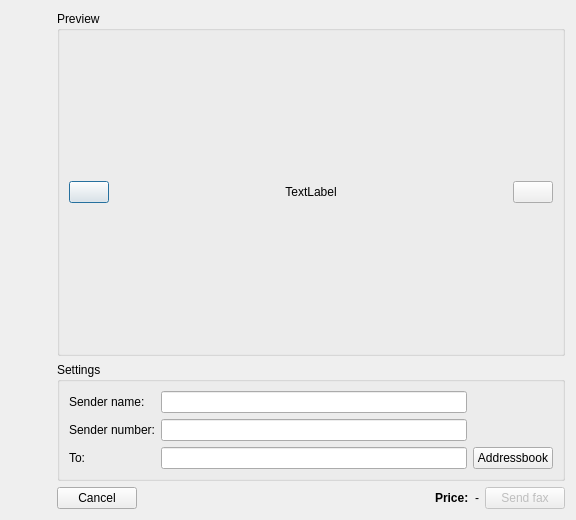
<?xml version="1.0" encoding="UTF-8"?>
<ui version="4.0">
 <class>SendFaxDialog</class>
 <widget class="QDialog" name="SendFaxDialog">
  <property name="enabled">
   <bool>true</bool>
  </property>
  <property name="geometry">
   <rect>
    <x>0</x>
    <y>0</y>
    <width>576</width>
    <height>520</height>
   </rect>
  </property>
  <property name="windowTitle">
   <string>Dialog</string>
  </property>
  <property name="windowIcon">
   <iconset resource="resource.qrc">
    <normaloff>:/icons/res/icons/fax-ico.png</normaloff>:/icons/res/icons/fax-ico.png</iconset>
  </property>
  <property name="locale">
   <locale language="English" country="UnitedStates"/>
  </property>
  <layout class="QHBoxLayout" name="horizontalLayout_4">
   <item>
    <widget class="QStackedWidget" name="stackedWidget">
     <property name="currentIndex">
      <number>1</number>
     </property>
     <widget class="QWidget" name="page">
      <layout class="QGridLayout" name="gridLayout_2">
       <property name="margin">
        <number>0</number>
       </property>
       <item row="0" column="1" colspan="2">
        <spacer name="verticalSpacer_2">
         <property name="orientation">
          <enum>Qt::Vertical</enum>
         </property>
         <property name="sizeHint" stdset="0">
          <size>
           <width>20</width>
           <height>217</height>
          </size>
         </property>
        </spacer>
       </item>
       <item row="1" column="0">
        <spacer name="horizontalSpacer_5">
         <property name="orientation">
          <enum>Qt::Horizontal</enum>
         </property>
         <property name="sizeHint" stdset="0">
          <size>
           <width>231</width>
           <height>29</height>
          </size>
         </property>
        </spacer>
       </item>
       <item row="1" column="1">
        <widget class="QLabel" name="loadingLabel">
         <property name="text">
          <string/>
         </property>
        </widget>
       </item>
       <item row="1" column="2">
        <widget class="QLabel" name="label_8">
         <property name="text">
          <string>Loading...</string>
         </property>
         <property name="alignment">
          <set>Qt::AlignCenter</set>
         </property>
        </widget>
       </item>
       <item row="1" column="3">
        <spacer name="horizontalSpacer_6">
         <property name="orientation">
          <enum>Qt::Horizontal</enum>
         </property>
         <property name="sizeHint" stdset="0">
          <size>
           <width>231</width>
           <height>29</height>
          </size>
         </property>
        </spacer>
       </item>
       <item row="2" column="1" colspan="2">
        <spacer name="verticalSpacer">
         <property name="orientation">
          <enum>Qt::Vertical</enum>
         </property>
         <property name="sizeHint" stdset="0">
          <size>
           <width>20</width>
           <height>217</height>
          </size>
         </property>
        </spacer>
       </item>
      </layout>
     </widget>
     <widget class="QWidget" name="page_2">
      <layout class="QHBoxLayout" name="horizontalLayout_5">
       <property name="margin">
        <number>0</number>
       </property>
       <item>
        <widget class="QLabel" name="label">
         <property name="sizePolicy">
          <sizepolicy hsizetype="Fixed" vsizetype="Preferred">
           <horstretch>0</horstretch>
           <verstretch>0</verstretch>
          </sizepolicy>
         </property>
         <property name="minimumSize">
          <size>
           <width>40</width>
           <height>0</height>
          </size>
         </property>
         <property name="text">
          <string/>
         </property>
         <property name="pixmap">
          <pixmap resource="resource.qrc">:/icons/res/icons/fax-ico.png</pixmap>
         </property>
         <property name="alignment">
          <set>Qt::AlignLeading|Qt::AlignLeft|Qt::AlignTop</set>
         </property>
        </widget>
       </item>
       <item>
        <layout class="QVBoxLayout" name="verticalLayout_3">
         <item>
          <widget class="QGroupBox" name="previewBox">
           <property name="sizePolicy">
            <sizepolicy hsizetype="Expanding" vsizetype="Expanding">
             <horstretch>0</horstretch>
             <verstretch>0</verstretch>
            </sizepolicy>
           </property>
           <property name="title">
            <string>Preview</string>
           </property>
           <property name="checkable">
            <bool>false</bool>
           </property>
           <layout class="QHBoxLayout" name="horizontalLayout_3">
            <item>
             <layout class="QVBoxLayout" name="verticalLayout">
              <item>
               <layout class="QHBoxLayout" name="horizontalLayout">
                <item>
                 <widget class="QPushButton" name="prevPageButton">
                  <property name="text">
                   <string/>
                  </property>
                  <property name="icon">
                   <iconset resource="resource.qrc">
                    <normaloff>:/icons/res/icons/prev-ico.png</normaloff>:/icons/res/icons/prev-ico.png</iconset>
                  </property>
                 </widget>
                </item>
                <item>
                 <widget class="QLabel" name="pagesLabel">
                  <property name="sizePolicy">
                   <sizepolicy hsizetype="Expanding" vsizetype="Preferred">
                    <horstretch>0</horstretch>
                    <verstretch>0</verstretch>
                   </sizepolicy>
                  </property>
                  <property name="text">
                   <string>TextLabel</string>
                  </property>
                  <property name="alignment">
                   <set>Qt::AlignCenter</set>
                  </property>
                 </widget>
                </item>
                <item>
                 <widget class="QPushButton" name="nextPageButton">
                  <property name="text">
                   <string/>
                  </property>
                  <property name="icon">
                   <iconset resource="resource.qrc">
                    <normaloff>:/icons/res/icons/next-ico.png</normaloff>:/icons/res/icons/next-ico.png</iconset>
                  </property>
                 </widget>
                </item>
               </layout>
              </item>
             </layout>
            </item>
           </layout>
          </widget>
         </item>
         <item>
          <widget class="QGroupBox" name="groupBox_2">
           <property name="title">
            <string>Settings</string>
           </property>
           <layout class="QVBoxLayout" name="verticalLayout_2">
            <item>
             <layout class="QGridLayout" name="gridLayout">
              <item row="2" column="0">
               <widget class="QLabel" name="label_2">
                <property name="sizePolicy">
                 <sizepolicy hsizetype="Preferred" vsizetype="Preferred">
                  <horstretch>0</horstretch>
                  <verstretch>0</verstretch>
                 </sizepolicy>
                </property>
                <property name="text">
                 <string>To:</string>
                </property>
               </widget>
              </item>
              <item row="2" column="2">
               <widget class="QPushButton" name="toAddressbookButton">
                <property name="text">
                 <string>Addressbook</string>
                </property>
                <property name="icon">
                 <iconset resource="resource.qrc">
                  <normaloff>:/icons/res/icons/addressbook-ico.png</normaloff>:/icons/res/icons/addressbook-ico.png</iconset>
                </property>
               </widget>
              </item>
              <item row="0" column="0">
               <widget class="QLabel" name="label_6">
                <property name="text">
                 <string>Sender name:</string>
                </property>
               </widget>
              </item>
              <item row="1" column="0">
               <widget class="QLabel" name="label_7">
                <property name="text">
                 <string>Sender number:</string>
                </property>
               </widget>
              </item>
              <item row="1" column="1">
               <widget class="QLineEdit" name="fromNo"/>
              </item>
              <item row="2" column="1">
               <widget class="QLineEdit" name="toNo"/>
              </item>
              <item row="0" column="1">
               <widget class="QLineEdit" name="fromName"/>
              </item>
             </layout>
            </item>
           </layout>
          </widget>
         </item>
         <item>
          <layout class="QHBoxLayout" name="horizontalLayout_2">
           <item>
            <widget class="QPushButton" name="cancelButton">
             <property name="text">
              <string>Cancel</string>
             </property>
            </widget>
           </item>
           <item>
            <spacer name="horizontalSpacer">
             <property name="orientation">
              <enum>Qt::Horizontal</enum>
             </property>
             <property name="sizeHint" stdset="0">
              <size>
               <width>40</width>
               <height>20</height>
              </size>
             </property>
            </spacer>
           </item>
           <item>
            <widget class="QLabel" name="label_4">
             <property name="font">
              <font>
               <weight>75</weight>
               <bold>true</bold>
              </font>
             </property>
             <property name="text">
              <string>Price:</string>
             </property>
            </widget>
           </item>
           <item>
            <widget class="QLabel" name="priceLabel">
             <property name="text">
              <string>-</string>
             </property>
            </widget>
           </item>
           <item>
            <widget class="QPushButton" name="sendButton">
             <property name="enabled">
              <bool>false</bool>
             </property>
             <property name="text">
              <string>Send fax</string>
             </property>
             <property name="icon">
              <iconset resource="resource.qrc">
               <normaloff>:/icons/res/icons/fax-ico.png</normaloff>:/icons/res/icons/fax-ico.png</iconset>
             </property>
             <property name="default">
              <bool>true</bool>
             </property>
            </widget>
           </item>
          </layout>
         </item>
        </layout>
       </item>
      </layout>
     </widget>
    </widget>
   </item>
  </layout>
 </widget>
 <tabstops>
  <tabstop>fromName</tabstop>
  <tabstop>fromNo</tabstop>
  <tabstop>toNo</tabstop>
  <tabstop>toAddressbookButton</tabstop>
  <tabstop>sendButton</tabstop>
  <tabstop>cancelButton</tabstop>
  <tabstop>prevPageButton</tabstop>
  <tabstop>nextPageButton</tabstop>
 </tabstops>
 <resources>
  <include location="resource.qrc"/>
 </resources>
 <connections>
  <connection>
   <sender>prevPageButton</sender>
   <signal>clicked()</signal>
   <receiver>SendFaxDialog</receiver>
   <slot>prevPage()</slot>
   <hints>
    <hint type="sourcelabel">
     <x>82</x>
     <y>189</y>
    </hint>
    <hint type="destinationlabel">
     <x>89</x>
     <y>543</y>
    </hint>
   </hints>
  </connection>
  <connection>
   <sender>nextPageButton</sender>
   <signal>clicked()</signal>
   <receiver>SendFaxDialog</receiver>
   <slot>nextPage()</slot>
   <hints>
    <hint type="sourcelabel">
     <x>544</x>
     <y>203</y>
    </hint>
    <hint type="destinationlabel">
     <x>640</x>
     <y>190</y>
    </hint>
   </hints>
  </connection>
  <connection>
   <sender>toAddressbookButton</sender>
   <signal>clicked()</signal>
   <receiver>SendFaxDialog</receiver>
   <slot>toAddressbook()</slot>
   <hints>
    <hint type="sourcelabel">
     <x>530</x>
     <y>457</y>
    </hint>
    <hint type="destinationlabel">
     <x>674</x>
     <y>465</y>
    </hint>
   </hints>
  </connection>
  <connection>
   <sender>cancelButton</sender>
   <signal>clicked()</signal>
   <receiver>SendFaxDialog</receiver>
   <slot>reject()</slot>
   <hints>
    <hint type="sourcelabel">
     <x>120</x>
     <y>498</y>
    </hint>
    <hint type="destinationlabel">
     <x>104</x>
     <y>584</y>
    </hint>
   </hints>
  </connection>
  <connection>
   <sender>toNo</sender>
   <signal>editingFinished()</signal>
   <receiver>SendFaxDialog</receiver>
   <slot>toNoChanged()</slot>
   <hints>
    <hint type="sourcelabel">
     <x>313</x>
     <y>448</y>
    </hint>
    <hint type="destinationlabel">
     <x>308</x>
     <y>548</y>
    </hint>
   </hints>
  </connection>
  <connection>
   <sender>toNo</sender>
   <signal>textEdited(QString)</signal>
   <receiver>SendFaxDialog</receiver>
   <slot>toNoEdited()</slot>
   <hints>
    <hint type="sourcelabel">
     <x>368</x>
     <y>449</y>
    </hint>
    <hint type="destinationlabel">
     <x>368</x>
     <y>569</y>
    </hint>
   </hints>
  </connection>
  <connection>
   <sender>sendButton</sender>
   <signal>clicked()</signal>
   <receiver>SendFaxDialog</receiver>
   <slot>sendFax()</slot>
   <hints>
    <hint type="sourcelabel">
     <x>525</x>
     <y>484</y>
    </hint>
    <hint type="destinationlabel">
     <x>525</x>
     <y>576</y>
    </hint>
   </hints>
  </connection>
 </connections>
 <slots>
  <slot>prevPage()</slot>
  <slot>nextPage()</slot>
  <slot>toAddressbook()</slot>
  <slot>toNoChanged()</slot>
  <slot>toNoEdited()</slot>
  <slot>sendFax()</slot>
 </slots>
</ui>
